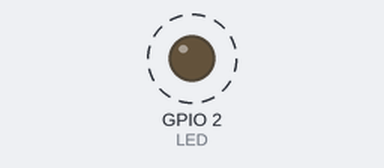
Bench run of a program on a simulated ESP8266 (NodeMCU). Shown: output pins drawn as LEDs (lit = HIGH). Dashed ring = blinking. WiFi joins after 1.5 s; servers stay silent unless stated; what the program prints to the serial monitor is not drawn.

Above: at 0.5 s.
Timing chart, 0 to 4.6 s (numbered marks = the images above):
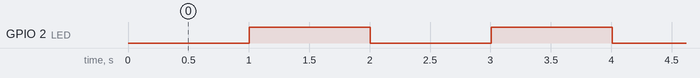

The program:

main.cpp
```cpp
#include <Arduino.h>
#include "ESP8266WiFi.h"

#define LED 2

const char *password = "12345678";

bool reconnect = false;
const String ssid = "Tenda_Pruebas";

IPAddress local_IP(192, 168, 3, 6);
IPAddress gateway(192, 168, 0, 254);
IPAddress subnet(255, 255, 0, 0);

WiFiServer server(80);

bool isSsidAvailable();
void connectToWiFi();
void handleLed();
void handleWiFiConnection();
void handleServer();

void setup()
{
  Serial.begin(115200);
  Serial.println();
  Serial.println();

  //Definir led como salida
  pinMode(LED, OUTPUT);

  //Iniciar conexión
  connectToWiFi();
}

void loop()
{
  handleLed();
  handleWiFiConnection();
  handleServer();
}

void connectToWiFi()
{
  Serial.println("Iniciando conexion WiFi");

  // No conectarse a la ssid almacenada en flash
  WiFi.disconnect();

  // Definir modo Access Point + Station
  WiFi.mode(WIFI_AP_STA);

  // Crear Access point
  WiFi.softAP("mESP8266", "12345678");

  // Configurar ip estática, Gw y máscara
  WiFi.config(local_IP, gateway, subnet);
  delay(10);

  // Conectarse a la ssid definida en programa
  WiFi.begin(ssid.c_str(), password);

  // Iniciar servidor
  server.begin();
}

void handleLed()
{
  static unsigned long timeRef;

  if (millis() - timeRef > 1000)
  {
    digitalWrite(LED, !digitalRead(LED));
    timeRef = millis();
  }
}

/*
  WL_IDLE_STATUS      = 0
  WL_NO_SSID_AVAIL    = 1
  WL_SCAN_COMPLETED   = 2
  WL_CONNECTED        = 3
  WL_CONNECT_FAILED   = 4
  WL_CONNECTION_LOST  = 5
  WL_DISCONNECTED     = 6
*/

void handleWiFiConnection()
{
  static wl_status_t mStatus = WL_IDLE_STATUS;

  // Evaluar cambio de estado
  if (WiFi.status() != mStatus)
  {
    mStatus = WiFi.status();
    Serial.printf("Nuevo estado -> %d\n", mStatus);

    if (mStatus == WL_CONNECTED)
    {
      Serial.println("Conectado a la red WiFi");
      Serial.println("IP address: ");
      Serial.println(WiFi.localIP());
      Serial.print(WiFi.RSSI());
      Serial.println(" dBm");
    }
    else if (mStatus == WL_NO_SSID_AVAIL)
    {
      Serial.println("La ssid no esta disponible");
      WiFi.setAutoReconnect(false);

      // Activar bandera para reconectar manualmente
      reconnect = true;
    }
    else
    {
      Serial.println("No conexion a internet :(");
    }
  }

  // Evaluar reconexión
  if (reconnect)
  {
    if (isSsidAvailable())
    {
      WiFi.setAutoReconnect(true);
      WiFi.reconnect();
      Serial.println("Reconectando!");
      reconnect = false;
    }
  }
}

void handleServer()
{
  static WiFiClient client;

  // Evaluar si ya había un cliente conectado
  if (client.connected())
  {
    // Esperar nuevo dato
    if (client.available())
    {
      client.print("Que ondas.. bye");
      client.stop();
      Serial.println("Mensaje recibido, socket cerrado");
    }
  }
  else
  {
    // Esperar cliente nuevo
    client = server.available();
    if (client)
    {
      Serial.println("Nuevo cliente...");
    }
  }
}

bool isSsidAvailable()
{
  static unsigned long timeRef;
  static int step = 0;
  static int networks;

  switch (step)
  {
  case 0:
    if (millis() - timeRef > 8000)
    {
      // Hacer escaneo de redes
      networks = WiFi.scanNetworks();
      step++;

      // Tomar referencia de tiempo
      timeRef = millis();
    }

    break;

  case 1:
    for (int i = 0; i < networks; i++)
    {
      String foundSsid = WiFi.SSID(i);
      Serial.println("Red encontrada -> " + foundSsid);
      if (foundSsid == ssid)
      {
        Serial.println("SSID disponible!");
        step = 0;
        return true;
      }
    }

    Serial.println("No se encontro la SSID\n\n");
    step = 0;
    break;
  }

  return false;
}
```

Measured:
- by itself, GPIO 2 (LED): alternates HIGH for 1.0 s and LOW for 1.0 s
